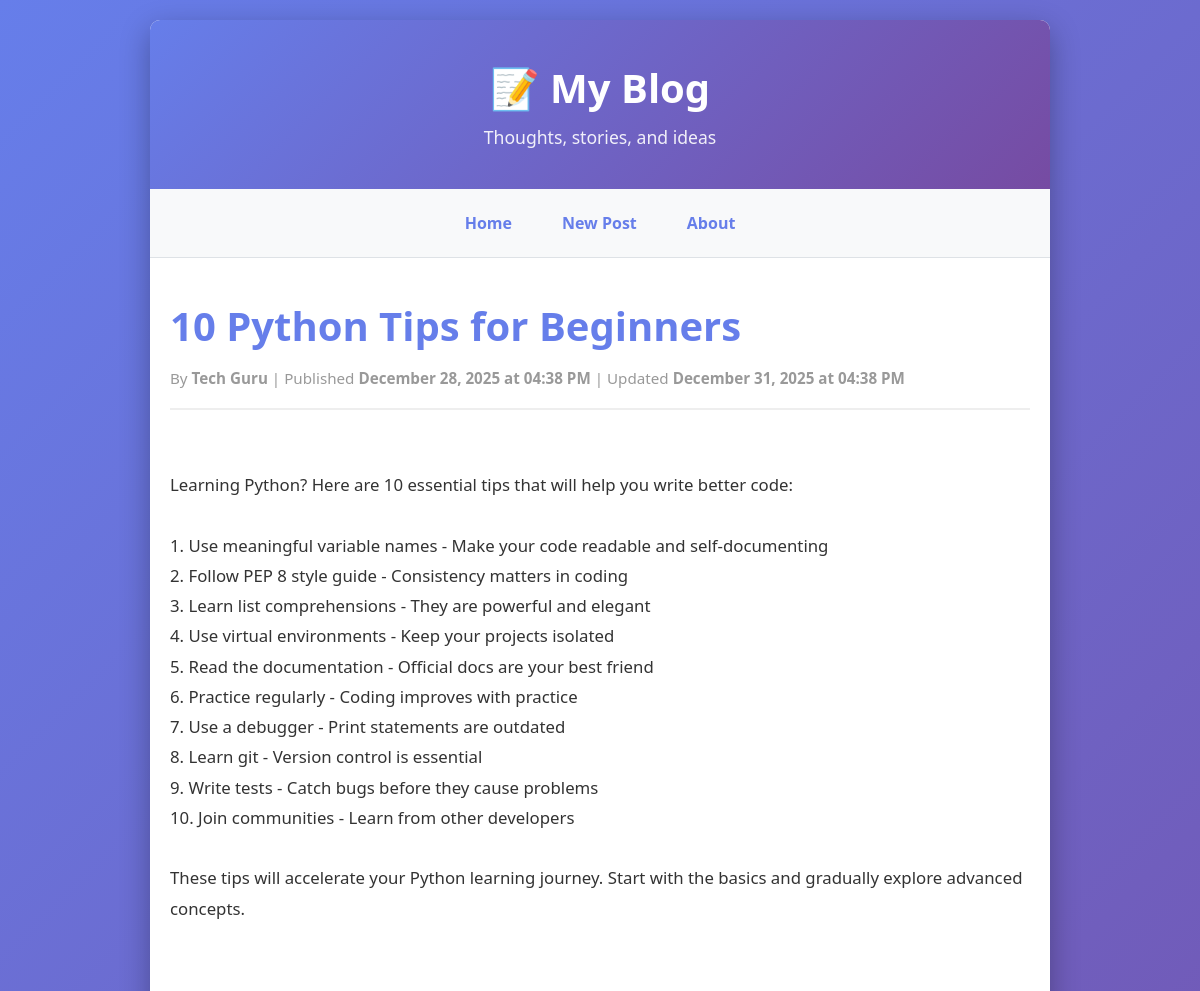
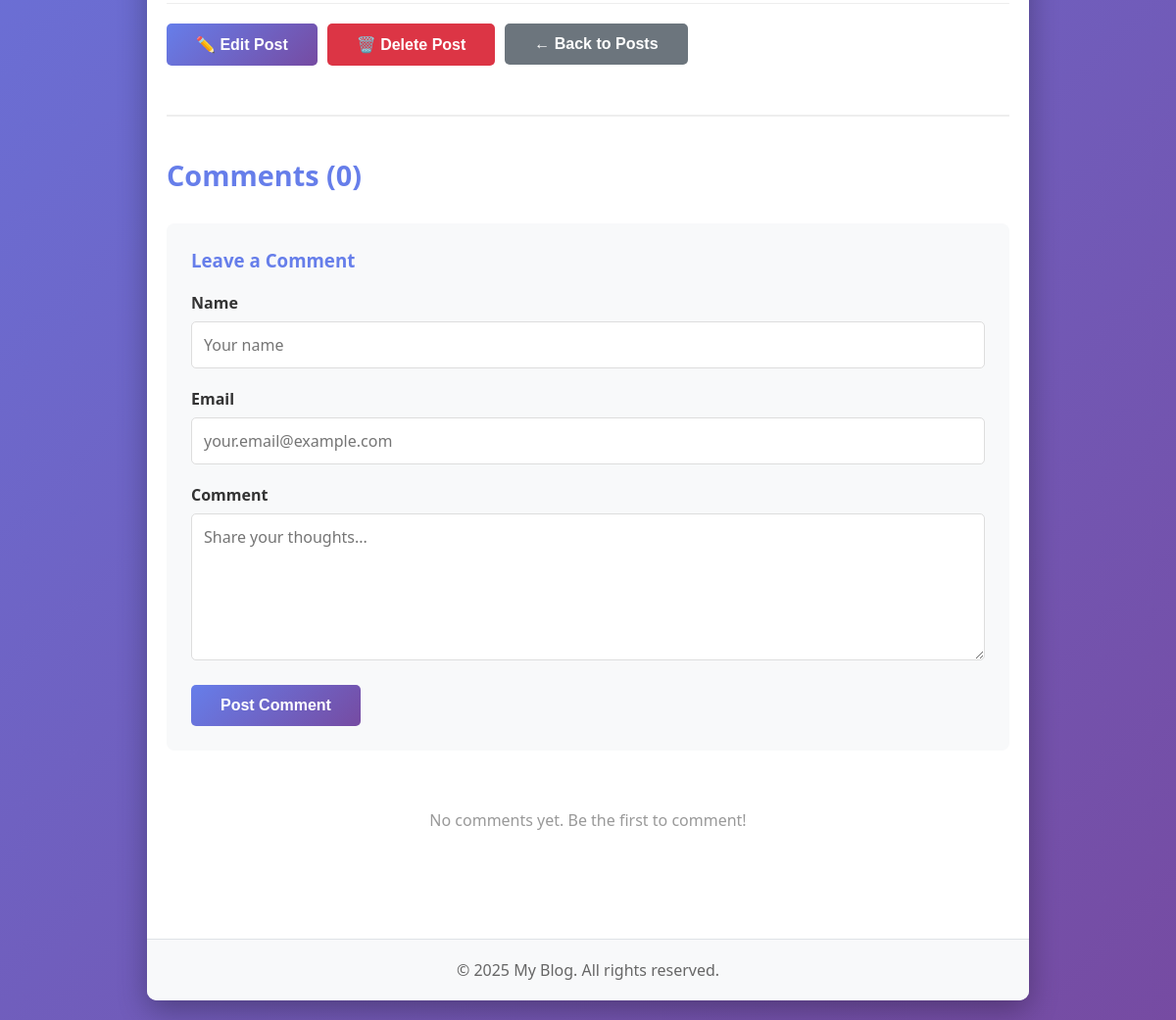
Screenshot of /post/2 with the database file from the repository (2 pictures, top to bottom).
### app/models.py (models this page shows, shortened)
class Post(db.Model):
    id = db.Column(db.Integer, primary_key=True)
    title = db.Column(db.String(200), nullable=False, unique=True)
    content = db.Column(db.Text, nullable=False)
    author = db.Column(db.String(100), nullable=False, default='Anonymous')
    created_at = db.Column(db.DateTime, nullable=False, default=datetime.utcnow)
    updated_at = db.Column(db.DateTime, nullable=False, default=datetime.utcnow, onupdate=datetime.utcnow)
    comments = db.relationship('Comment', backref='post', lazy=True, cascade='all, delete-orphan')

### app/routes.py (the view, shortened to what this page needs)
@main.route('/post/<int:post_id>', methods=['GET', 'POST'])
def view_post(post_id):
    post = Post.query.get_or_404(post_id)
    comments = Comment.query.filter_by(post_id=post_id).order_by(desc(Comment.created_at)).all()
    return render_template('post.html', post=post, comments=comments)

### app/templates/post.html (shortened to what this page needs)
{% extends "base.html" %}
{% block content %}
<article>
    <div class="post-header">
        <h1>{{ post.title }}</h1>
        <div class="post-meta">
            By <strong>{{ post.author }}</strong> |
            Published <strong>{{ post.created_at.strftime('%B %d, %Y at %I:%M %p') }}</strong>
            {% if post.updated_at != post.created_at %}
            | Updated <strong>{{ post.updated_at.strftime('%B %d, %Y at %I:%M %p') }}</strong>
            {% endif %}
        </div>
    </div>
    <div class="post-body post-content">
{{ post.content }}
    </div>
    <div class="post-actions">
        <a href="{{ url_for('main.edit_post', post_id=post.id) }}">
            <button>✏️ Edit Post</button>
        </a>
        <form method="POST" action="{{ url_for('main.delete_post', post_id=post.id) }}" class="delete-form" onsubmit="return confirm('Are you sure you want to delete this post?');">
            <button type="submit" class="btn-danger">🗑️ Delete Post</button>
        </form>
        <a href="{{ url_for('main.index') }}">
            <button class="btn-secondary">← Back to Posts</button>
        </a>
    </div>
</article>
<section class="comments-section">
    <h2>Comments ({{ comments|length }})</h2>
    <div class="comment-form">
        <h3>Leave a Comment</h3>
        <form method="POST">
            <div class="form-group">
                <label for="name">Name</label>
                <input type="text" id="name" name="name" required placeholder="Your name">
            </div>
            <div class="form-group">
                <label for="email">Email</label>
                <input type="email" id="email" name="email" required placeholder="your.email@example.com">
            </div>
            <div class="form-group">
                <label for="content">Comment</label>
                <textarea id="content" name="content" required placeholder="Share your thoughts..."></textarea>
            </div>
            <button type="submit">Post Comment</button>
        </form>
    </div>
    {% if comments %}
        <div class="comments-list">
            {% for comment in comments %}
                <div class="comment">
                    <div class="comment-header">
                        <span class="comment-author">{{ comment.name }}</span>
                        <span class="comment-date">{{ comment.created_at.strftime('%B %d, %Y at %I:%M %p') }}</span>
                    </div>
                    <div class="comment-content">{{ comment.content }}</div>
                </div>
            {% endfor %}
        </div>
    {% else %}
        <div class="no-comments">
            <p>No comments yet. Be the first to comment!</p>
        </div>
    {% endif %}
</section>
{% endblock %}

### app/templates/base.html (style rules this page uses)
* { margin: 0; padding: 0; box-sizing: border-box; }
body { font-family: 'Segoe UI', Tahoma, Geneva, Verdana, sans-serif; background: linear-gradient(135deg, #667eea 0%, #764ba2 100%); min-height: 100vh; padding: 20px; }
.form-group { margin-bottom: 20px; }
label { display: block; margin-bottom: 8px; font-weight: 600; color: #333; }
input[type="text"], input[type="email"], textarea, select { width: 100%; padding: 12px; border: 1px solid #ddd; border-radius: 5px; font-size: 1em; font-family: inherit; }
textarea { resize: vertical; min-height: 150px; }
button { background: linear-gradient(135deg, #667eea 0%, #764ba2 100%); color: white; padding: 12px 30px; border: none; border-radius: 5px; font-size: 1em; font-weight: 600; cursor: pointer; transition: all 0.3s; }
.btn-secondary { background: #6c757d; }
.btn-danger { background: #dc3545; }

### app/templates/post.html (style rules this page uses)
.post-content { line-height: 1.8; color: #333; font-size: 1.05em; }
.post-header { border-bottom: 2px solid #eee; padding-bottom: 20px; margin-bottom: 30px; }
.post-header h1 { color: #667eea; font-size: 2.5em; margin-bottom: 15px; }
.post-meta { color: #999; font-size: 0.95em; }
.post-body { margin: 30px 0; white-space: pre-wrap; word-wrap: break-word; }
.post-actions { margin-top: 40px; padding-top: 20px; border-top: 1px solid #eee; display: flex; gap: 10px; }
.post-actions button { margin: 0; }
.delete-form { display: inline; }
.comments-section { margin-top: 50px; padding-top: 40px; border-top: 2px solid #eee; }
.comments-section h2 { color: #667eea; margin-bottom: 30px; font-size: 1.8em; }
.comment-form { background: #f8f9fa; padding: 25px; border-radius: 8px; margin-bottom: 30px; }
.comment-form h3 { color: #667eea; margin-bottom: 20px; }
.no-comments { text-align: center; padding: 30px; color: #999; }

### rows the page displays
Post: title "10 Python Tips for Beginners", author "Tech Guru", created_at "December 28, 2025 at 04:38 PM", updated_at "December 31, 2025 at 04:38 PM", content "Learning Python? Here are 10 essential tips that will help you write better code: 1. Use meaningful variable names - Make your code readable and self-documenting 2. Follow PEP 8 style guide - Consistency matters in coding 3. Learn list comprehensions - They are powerful and elegant 4. Use virtual environments - Keep your projects isolated 5. Read the documentation - Official docs are your best friend 6. Practice regularly - Coding improves with practice 7. Use a debugger - Print statements are outdated 8. Learn git - Version control is essential 9. Write tests - Catch bugs before they cause problems 10. Join communities - Learn from other developers These tips will accelerate your Python…"

### other values shown
{{ comments|length }} "0"
